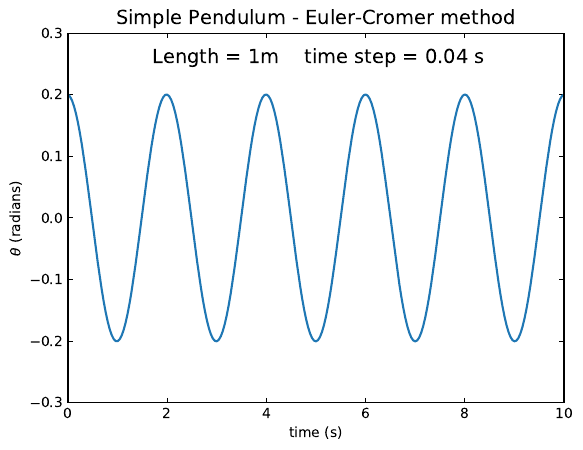

Write the Julia code that produced this figure.
using LaTeXStrings
using PyPlot

g = 9.8
l = 1.
dt = 0.04
theta0 = 0.2
omega0 = 0.

function euler_1step(theta0::Float64, omega0::Float64, dt::Float64)
	omega1::Float64 = omega0 - g/l*theta0*dt
	theta1::Float64 = theta0 + omega1*dt
	theta1, omega1
end

function euler(theta0::Float64, omega0::Float64, dt::Float64, tend::Float64)
	n::Int64 = Int(tend/dt) + 1
	theta::Vector{Float64} = zeros(n)
	t::Vector{Float64} = zeros(n)
	theta[1] = theta0
	omega1::Float64 = omega0
	for i = 1:n-1
		theta[i+1], omega1 = euler_1step(theta[i], omega1, dt)
		t[i+1] = t[i] + dt
	end
	t, theta
end

function main()
	t, theta = euler(theta0, omega0, dt, 10.)

	res = plot(t, theta)
	xlabel("time (s)")
	ylabel("\$\\theta\$ (radians)")
	xlim([0,10])
	ylim([-0.3,0.3])

	ax = gca()
	ax[:tick_params](direction = "in", right = true, top = true)
	xticks([0,2,4,6,8,10])
	yticks([-0.3,-0.2,-0.1,0,0.1,0.2,0.3])
	title("Simple Pendulum - Euler-Cromer method", fontsize = 14)
	annotate("Length = 1m    time step = 0.04 s", xy = (1.7, 0.25), fontsize = 14)
	# annotate("Simple Pendulum - Euler method", xy = (1, 1.5), fontsize = 14)
	# annotate("Length = 1m    time step = 0.04 s", xy = (1, 1.2), fontsize = 14)

	savefig("Figure3.3.pdf", bbox_inches = "tight")
	
end

main()

